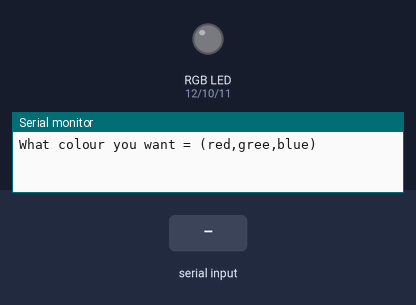
This sketch was run on a simulated Arduino Uno, built with avr-gcc and run on an emulated ATmega328P. Parts: an RGB LED mixed from three pins (HIGH = lit), the last lines printed to the serial monitor. The inputs (shaded band) are chosen by the test bench. Dim RGB values are drawn brighter than linear.

Above: at 1.2 s.
1.3 s: "red" received over Serial
At 3.5 s:
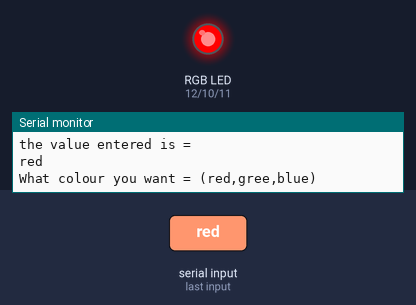
3.8 s: "green" received over Serial
At 5.7 s:
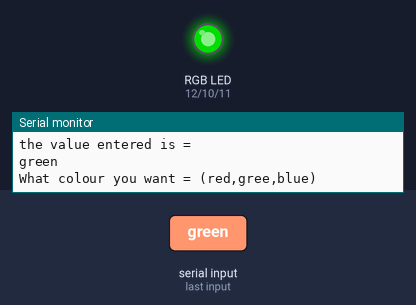
6.3 s: "blue" received over Serial
At 8.7 s:
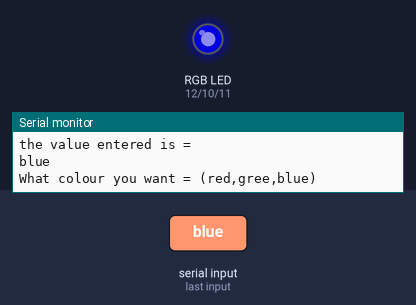
Timing chart, 0 to 10.2 s (numbered marks = the images above; inputs shaded):
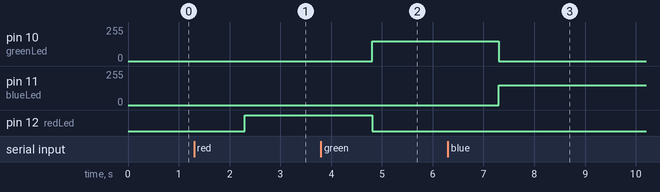

The sketch:

rgblightcontrol.ino
```cpp
int redLed = 12;
int greenLed = 10;
int blueLed = 11;
int brightness = 150;
String readValue;


void setup(){
  Serial.begin(9600);
  pinMode(redLed,OUTPUT);
  pinMode(greenLed,OUTPUT);
  pinMode(blueLed,OUTPUT);

}
void loop(){
  Serial.println("What colour you want = (red,gree,blue) ");
  while (Serial.available()==0) {}
  readValue = Serial.readString();
  Serial.println("the value entered is = ");
  Serial.println(readValue);

  if (readValue == "red"){
  analogWrite(redLed,brightness);
  analogWrite(greenLed,0);
  analogWrite(blueLed,0);

  }

  if (readValue == "green"){
  analogWrite(redLed,0);
  analogWrite(greenLed,brightness);
  analogWrite(blueLed,0);

  }

  if (readValue == "blue"){

  analogWrite(redLed,0);
  analogWrite(greenLed,0);
  analogWrite(blueLed,brightness);

  }

  if (readValue != "red" && readValue != "green" && readValue != "blue"){
  Serial.println("Enter valid color: ");
  }

}
```

Measured:
- after the input at 1.3 s, pin 12 (redLed): LOW → HIGH after 1.0 s
- after the input at 3.8 s, pin 10 (greenLed): 0/255 → 150/255 after 1.0 s; pin 12 (redLed): HIGH → LOW after 1.0 s
- after the input at 6.3 s, pin 10 (greenLed): 150/255 → 0/255 after 1.0 s; pin 11 (blueLed): 0/255 → 150/255 after 1.0 s
